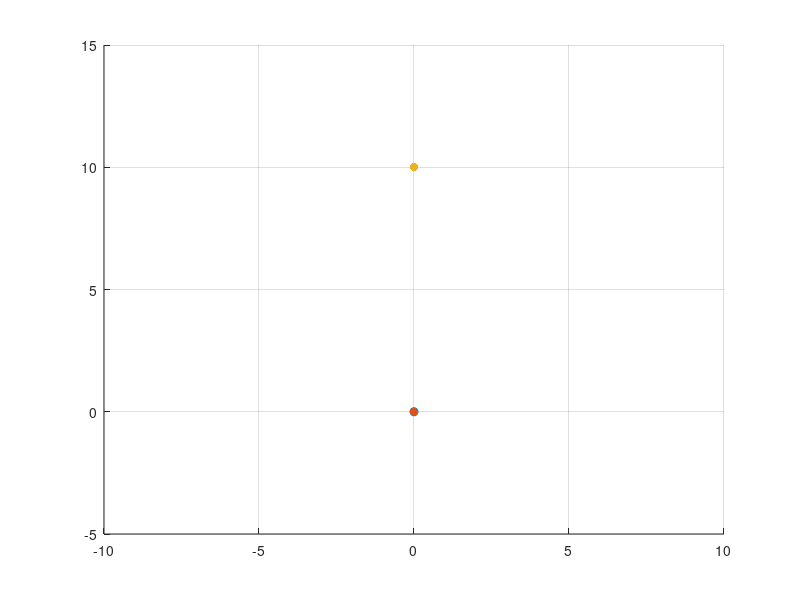

The MATLAB source for this figure: (Note: this script raises an error after producing the figure.)
%% We'll start by simulating a point mass in 2D and apply a force on it and see the trajectory
clear all;
% NOTE: everthing is represented in rows -> [x, y]

% define mass ad force
m  = 0.150;          % [kg] -> average mass of the hand

% force field
angle = -90;
type = 'NULL'; % 'FORCEFIELD'

% Position Information
startPos  = [0, 0];
targetPos = [0, 10];

% forces
F_error        = [0 0];
F_hand         = [0 0];
F_jerk         = [0 0];
F_forcefield   = [0 0];
F_adapt        = [0 0];
F_total        = [0 0];

% simulation params
dt     = 0.1;    % [s]  -> step size
period = 10; % [s]
N      = ceil(period/dt); 

r         = zeros(N,2); % initial position
r_actual  = zeros(N,2);
v         = zeros(N,2); % initial speed
v_actual  = zeros(N,2);
a         = zeros(N,2); % initial acceleration
a_actual  = zeros(N,2);
adapt_coef = 0; 

% here is were the loop should be implemented
figure; grid; hold on

for i = 2:N

    t = dt*i;
    
    % Minimizing total jerk:
    tau    = t/period;
    r(i,:) = startPos + (startPos-targetPos) .* ...
             (15*tau^4 - 6*tau^5 - 10*tau^3);
    v(i,:) = (startPos-targetPos) .* (60*tau^3/period - 30*tau^4/period ...
              - 30*tau^2/period);
    a(i,:) = (startPos-targetPos) .* (180*tau^2/period^2 - ...
              120*tau^3/period^2 - 60*tau/period^2);

    adapt_coef = adapt_coef + 1/N;
    F_adapt = -adapt_coef*F_forcefield;
    F_jerk  = m.*a(i-1,:);
    F_error = 20.*(r(i-1,:) - r_actual(i-1,:))+ 1.*(v(i-1,:) - v_actual(i-1,:));
    F_hand  = F_jerk + F_error + F_adapt;
    F_total = F_hand + F_forcefield;
    
    a_T = 0.01*F_total./m;
    
    v_actual(i,:) = v_actual(i-1,:) + a_T*dt;  % 1st equation of motion
    r_actual(i,:) = r_actual(i-1,:) + v_actual(i-1,:)*dt + a_T*dt^2;
    a_actual(i,:) = (v_actual(i,:) - v_actual(i-1,:))/dt;

    % draw the trajectory
    scatter(r_actual(i,1), r_actual(i,2), 'o'); xlim([-10,10]); ylim([-5,15]);
    % draw the start and target points
    scatter(startPos(1), startPos(2), 'filled', 'k');
    scatter(targetPos(1), targetPos(2), 'filled', 'r');
    % draw the force direction
    F_forcefield = 20*rotateMat(v_actual(i-1,:), angle); %(rand(1,2)-0.5)./10
end

figure;
plot(sqrt(r_actual(:,1).^2 + r_actual(:,2).^2)); hold on
plot(sqrt(v_actual(:,1).^2 + v_actual(:,2).^2));
plot(sqrt(a_actual(:,1).^2 + a_actual(:,2).^2))
